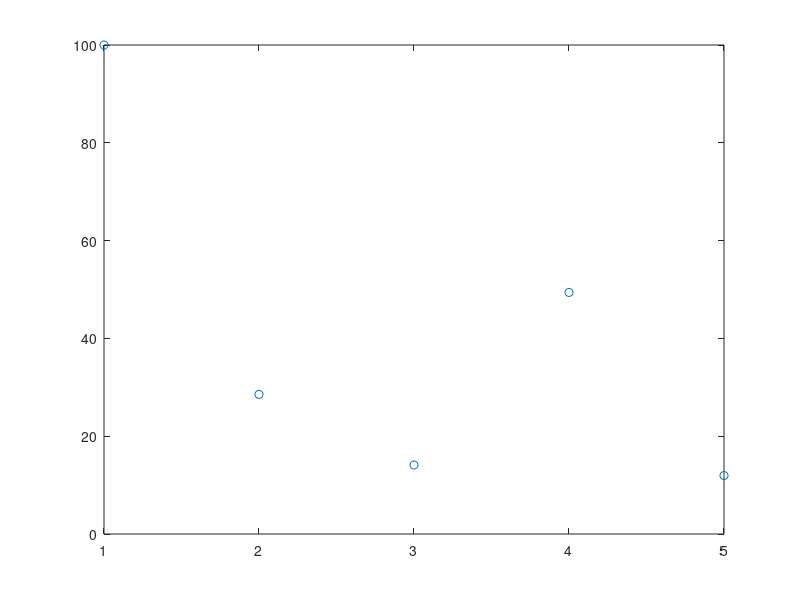

MATLAB code to generate this figure:
%T = [1825 1850 1875 1925];
T = [1 2 3 4 5];

%T = 1850
q1850 = (0.197+0.367)/2;

Q = [2 0.571 q1850 0.988 0.239];
Q = Q/2;
Q = Q*100;

plot(T,Q,'o')
